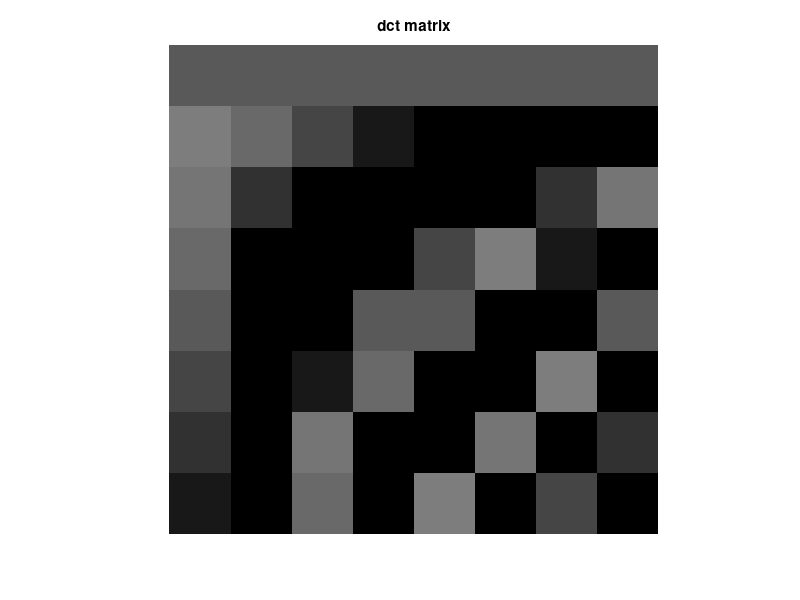

MATLAB code for this plot: (Note: this script raises an error after producing the figure.)
%3.a
figure(31);
dct=dctmtx(8);
imshow(dct);
title("dct matrix");
%%
%3.c
img=imread('cameraman.tif');
img_mod=double(img)-128;
fun= @(block_struct) dct*block_struct.data*dct';
comp=blockproc(img_mod,[8 8],fun);
imagesc(comp);
colormap('gray');
axis image;
title('dct-transformed image');
%%
%4
q_levels=[10];
%q_levels=[10 100 200 300 1000];
Q=[1 1 1 2 2 2 4 4; 1 1 2 2 2 4 4 4;1 2 2 2 4 4 4 8; 2 2 2 4 4 4 8 8;2 2 4 4 4 8 8 8;2 4 4 4 8 8 8 16;4 4 4 8 8 8 16 16;4 4 8 8 8 16 16 16];

fig=1;
for q_level=q_levels  
    fun2= @(block_struct) round(block_struct.data./(q_level*Q));
    B=blockproc(comp,[8 8],fun2);
    h_g=imhist(comp);
    h_b=imhist(B);
    figure(fig);
    subplot(1,5,1);
    plot(h_g);
    title(sprintf('hist of G with q_level %d',q_level));
    subplot(1,5,2);
    plot(h_b);
    title(sprintf('hist of B with q_level %d',q_level));
    fun3= @(block_struct) block_struct.data.*(q_level*Q);
    G1=blockproc(B,[8 8],fun3);
    inverse_dct= @(block_struct) dct'*block_struct.data*dct;
    G=blockproc(G1,[8 8],inverse_dct);
    img_rec=uint8(G+128);
    subplot(1,5,3);
    imshow(img);
    title(sprintf('original image with q_level=%d',q_level));
    subplot(1,5,4);
    imshow(img_rec);
    title(sprintf('reconstructed image with q_level=%d',q_level));
    delta=abs(img-img_rec);
    subplot(1,5,5);
    imshow(delta);
    title('absolute difference');
    fig=fig+1;
end
%%
%5
ent=entropy(img_rec);
binarySig = de2bi(img_rec);
Img_rec_Len = numel(binarySig)
symbols = unique(img_rec(:));
counts = imhist(img_rec(:), 256);
p = double(counts) ./ sum(counts);
[dict,avglen] = huffmandict(symbols,p);
comp = huffmanenco(img_rec(:),dict);
bits_huffman=(comp);
binaryComp = de2bi(comp);
HuffmanLen = numel(binaryComp)
%%
%6.a
alpha=1;
[R,C]=size(img_rec);
f_prime=uint8(zeros([R,C]));
for r=1:R
    for c=2:C
        f_prime(r,c)=round(alpha*img_rec(r,c-1));             
    end
end
e=img_rec-f_prime;
figure(6);
subplot(1,2,1);
imshow(img_rec);
title('Before predictive coding');
subplot(1,2,2);
imshow(e);
title('After predictive coding');
%%
%6.b.
rec_hist=imhist(img_rec);
e_hist=imhist(e);
figure(62);
subplot(1,2,1);
plot(rec_hist);
title("plot of img_rec hist");
subplot (1,2,2);
plot(e_hist);
title("e_hist plot");
e_ent=entropy(e);
rec_ent=entropy(img_rec);

%6.c
[R,C]=size(e);
rec_pred=uint8(zeros([R,C]));
for r=1:R
    rec_pred(r,1)=e(r,1);
    for c=2:C
        rec_pred(r,c)=e(r,c)+f_prime(r,c);             
    end
end
figure(63);
subplot(1,2,1);
imshow(rec_pred);
title('reconstructed image');
diff=abs(rec_pred-img_rec);
subplot(1,2,2);
imshow(diff);
title('difference');